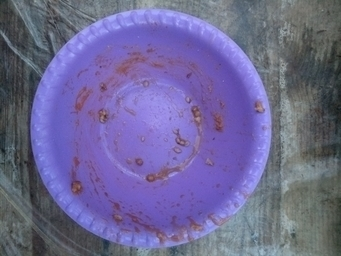
#> input picture lab3/plates/test/0000.jpg, 341 x 256 px
$ python task2.py plates/test/0000.jpg
#> lines starting #> are read from the running program, lines starting #| are printed output that depends on the picture
from PIL import Image
from skimage import io
import matplotlib.pyplot as plt
import argparse
import numpy as np
plt.figure(1, figsize=(8, 8))
parser = argparse.ArgumentParser()
parser.add_argument('img_path')
img = Image.open(parser.parse_args().img_path)
#> img is the input picture: PIL image 341x256 RGB; mean R, G, B 109.3, 103.8, 148.1
aximg = plt.axes()
aximg.imshow(img)
hist = plt.axes([0.9, 0.7, 0.2, 0.1])
hist.hist(img.histogram(), bins=1331)
img = io.imread(parser.parse_args().img_path)
r, g, b= img[:,:,0], img[:,:,1], img[:,:,2]
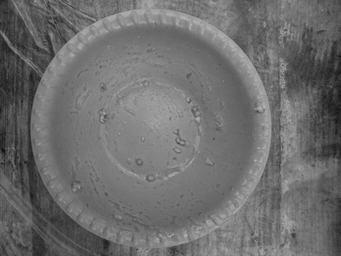
#> r: shape (256, 341); min 15, max 179, mean 109.3
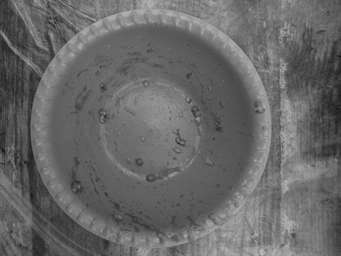
#> g: shape (256, 341); min 23, max 190, mean 103.8
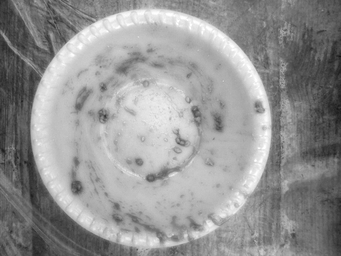
#> b: shape (256, 341); min 18, max 255, mean 148.1
hist = plt.axes([0.9, 0.5, 0.2, 0.1])
hist.hist(r.flatten(), bins=1331)
hist = plt.axes([0.9, 0.3, 0.2, 0.1])
hist.hist(g.flatten(), bins=1331)
hist = plt.axes([0.9, 0.1, 0.2, 0.1])
hist.hist(b.flatten(), bins=1331)
plt.show()
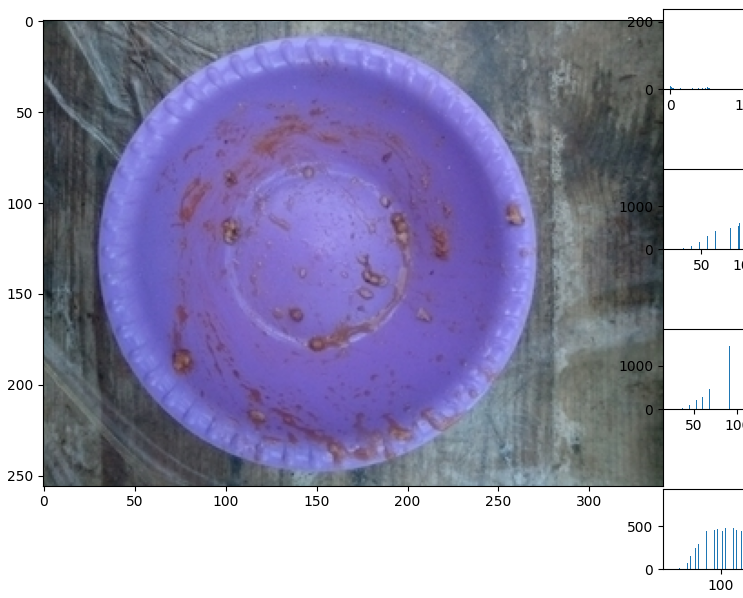
#> figure drawn by matplotlib, 5 panels; panel 2: tallest bar 226 high, from x = 0 to 1.34; panel 3: tallest bar 1788 high, from x = 115.9 to 116; panel 4: tallest bar 1765 high, from x = 96.9 to 97.03; panel 5: tallest bar 890 high, from x = 174.9 to 175.1

$ run again, on lab3/plates/test/0007.jpg
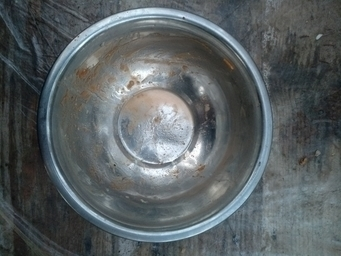
#> input picture lab3/plates/test/0007.jpg, 341 x 256 px
#> img is the input picture: PIL image 341x256 RGB; mean R, G, B 89.6, 96.3, 98.3
#> `r, g, b= img[:,:,0], img[:,:,1], img[:,:,2]`:
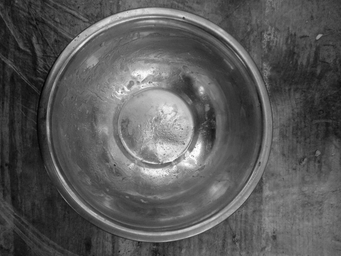
#> r: shape (256, 341); min 1, max 255, mean 89.6
#> `r, g, b= img[:,:,0], img[:,:,1], img[:,:,2]`:
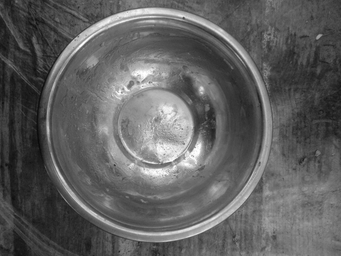
#> g: shape (256, 341); min 10, max 255, mean 96.3

$ run again, on lab3/plates/test/0014.jpg
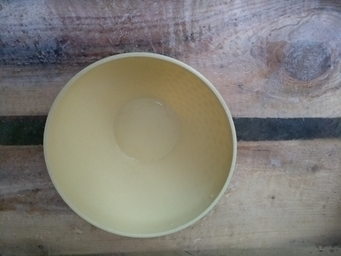
#> input picture lab3/plates/test/0014.jpg, 341 x 256 px
#> img is the input picture: PIL image 341x256 RGB; mean R, G, B 128.4, 125.7, 118.8
#> `r, g, b= img[:,:,0], img[:,:,1], img[:,:,2]`:
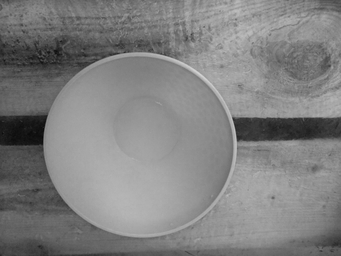
#> r: shape (256, 341); min 6, max 212, mean 128.4
#> `r, g, b= img[:,:,0], img[:,:,1], img[:,:,2]`:
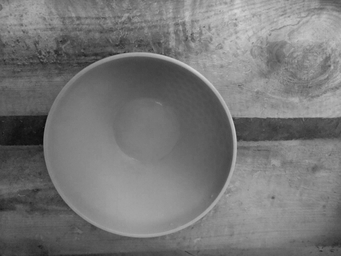
#> b: shape (256, 341); min 6, max 215, mean 118.8

$ run again, on lab3/plates/test/0024.jpg
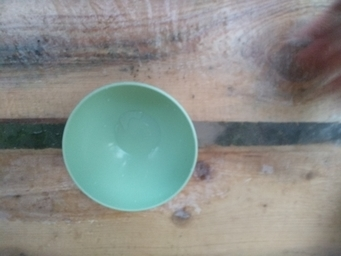
#> input picture lab3/plates/test/0024.jpg, 341 x 256 px
#> img is the input picture: PIL image 341x256 RGB; mean R, G, B 137.4, 141.9, 137.5
#> `r, g, b= img[:,:,0], img[:,:,1], img[:,:,2]`:
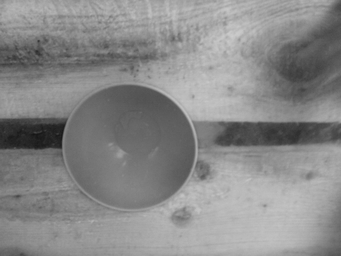
#> r: shape (256, 341); min 21, max 204, mean 137.4
#> `r, g, b= img[:,:,0], img[:,:,1], img[:,:,2]`:
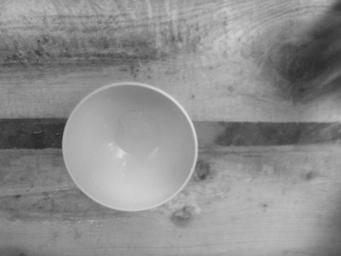
#> g: shape (256, 341); min 39, max 221, mean 141.9
